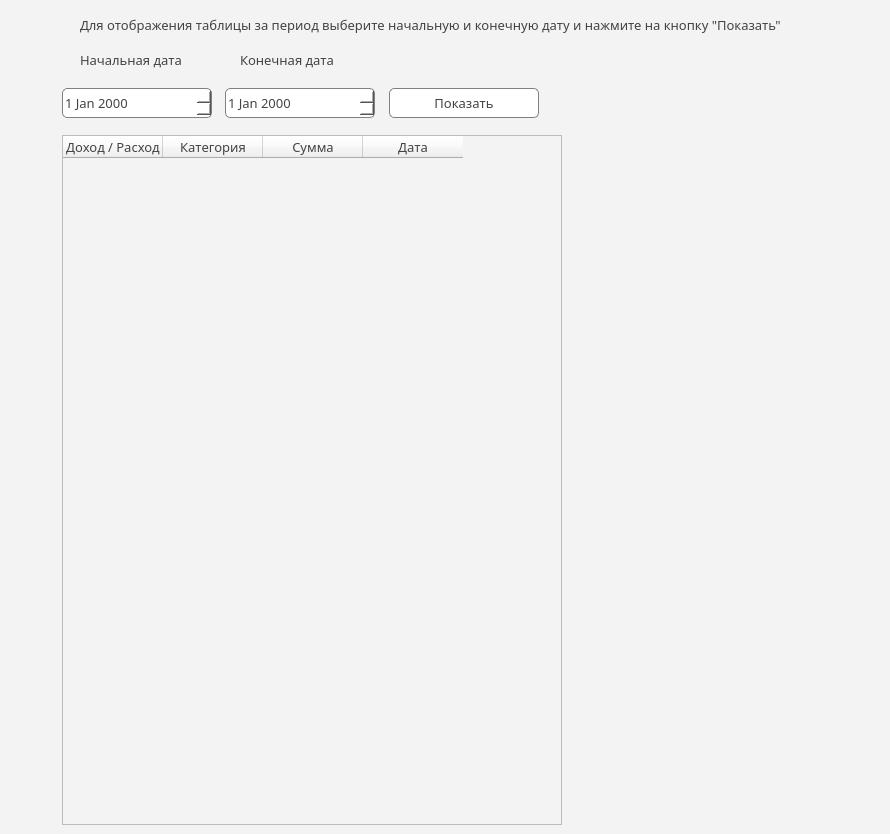
               <widget class="QWidget" name="Page2">
                <property name="styleSheet">
                 <string notr="true">background-color:rgb(243, 243, 243)</string>
                </property>
                <widget class="QTableWidget" name="Page2_Main">
                 <property name="geometry">
                  <rect>
                   <x>62</x>
                   <y>135</y>
                   <width>500</width>
                   <height>690</height>
                  </rect>
                 </property>
                 <property name="font">
                  <font>
                   <family>Ubuntu Light</family>
                  </font>
                 </property>
                 <property name="styleSheet">
                  <string notr="true">color:rgb(67, 67, 67)</string>
                 </property>
                 <column>
                  <property name="text">
                   <string>Доход / Расход</string>
                  </property>
                  <property name="font">
                   <font>
                    <family>Ubuntu Medium</family>
                    <pointsize>10</pointsize>
                   </font>
                  </property>
                 </column>
                 <column>
                  <property name="text">
                   <string>Категория</string>
                  </property>
                  <property name="font">
                   <font>
                    <family>Ubuntu Medium</family>
                    <pointsize>10</pointsize>
                   </font>
                  </property>
                 </column>
                 <column>
                  <property name="text">
                   <string>Сумма</string>
                  </property>
                  <property name="font">
                   <font>
                    <family>Ubuntu Medium</family>
                    <pointsize>10</pointsize>
                   </font>
                  </property>
                 </column>
                 <column>
                  <property name="text">
                   <string>Дата</string>
                  </property>
                  <property name="font">
                   <font>
                    <family>Ubuntu Medium</family>
                    <pointsize>10</pointsize>
                   </font>
                  </property>
                 </column>
                </widget>
                <widget class="QDateEdit" name="Date_To_2">
                 <property name="geometry">
                  <rect>
                   <x>225</x>
                   <y>88</y>
                   <width>150</width>
                   <height>30</height>
                  </rect>
                 </property>
                 <property name="font">
                  <font>
                   <family>Ubuntu Medium</family>
                   <pointsize>10</pointsize>
                  </font>
                 </property>
                 <property name="styleSheet">
                  <string notr="true">background-color: rgb(255,255,255);
border-radius: 5px;
border: 1px solid gray;
color:rgb(67, 67, 67)</string>
                 </property>
                </widget>
                <widget class="QPushButton" name="Show2">
                 <property name="geometry">
                  <rect>
                   <x>389</x>
                   <y>88</y>
                   <width>150</width>
                   <height>30</height>
                  </rect>
                 </property>
                 <property name="font">
                  <font>
                   <family>Ubuntu Medium</family>
                   <pointsize>10</pointsize>
                  </font>
                 </property>
                 <property name="styleSheet">
                  <string notr="true">QPushButton {
background-color:rgb(255, 255, 255);
border: 1px solid gray;
border-radius: 5px;
color:rgb(67, 67, 67)
}
QPushButton:hover {
background-color: rgb(255, 88, 11);
}</string>
                 </property>
                 <property name="text">
                  <string>Показать</string>
                 </property>
                </widget>
                <widget class="QDateEdit" name="Date_From_2">
                 <property name="geometry">
                  <rect>
                   <x>62</x>
                   <y>88</y>
                   <width>150</width>
                   <height>30</height>
                  </rect>
                 </property>
                 <property name="font">
                  <font>
                   <family>Ubuntu Medium</family>
                   <pointsize>10</pointsize>
                   <weight>50</weight>
                   <bold>false</bold>
                  </font>
                 </property>
                 <property name="styleSheet">
                  <string notr="true">background-color: rgb(255,255,255);
border-radius: 5px;
border: 1px solid gray;
color:rgb(67, 67, 67)</string>
                 </property>
                </widget>
                <widget class="QLabel" name="label_4">
                 <property name="geometry">
                  <rect>
                   <x>80</x>
                   <y>10</y>
                   <width>801</width>
                   <height>30</height>
                  </rect>
                 </property>
                 <property name="font">
                  <font>
                   <family>Ubuntu Medium</family>
                   <pointsize>10</pointsize>
                  </font>
                 </property>
                 <property name="styleSheet">
                  <string notr="true">color:rgb(67, 67, 67)</string>
                 </property>
                 <property name="text">
                  <string>Для отображения таблицы за период выберите начальную и конечную дату и нажмите на кнопку &quot;Показать&quot;</string>
                 </property>
                </widget>
                <widget class="QLabel" name="label_5">
                 <property name="geometry">
                  <rect>
                   <x>80</x>
                   <y>45</y>
                   <width>150</width>
                   <height>30</height>
                  </rect>
                 </property>
                 <property name="font">
                  <font>
                   <family>Ubuntu Medium</family>
                   <pointsize>10</pointsize>
                  </font>
                 </property>
                 <property name="styleSheet">
                  <string notr="true">color:rgb(67, 67, 67)</string>
                 </property>
                 <property name="text">
                  <string>Начальная дата</string>
                 </property>
                </widget>
                <widget class="QLabel" name="label_6">
                 <property name="geometry">
                  <rect>
                   <x>240</x>
                   <y>45</y>
                   <width>150</width>
                   <height>30</height>
                  </rect>
                 </property>
                 <property name="font">
                  <font>
                   <family>Ubuntu Medium</family>
                   <pointsize>10</pointsize>
                  </font>
                 </property>
                 <property name="styleSheet">
                  <string notr="true">color:rgb(67, 67, 67)</string>
                 </property>
                 <property name="text">
                  <string>Конечная дата</string>
                 </property>
                </widget>
               </widget>
